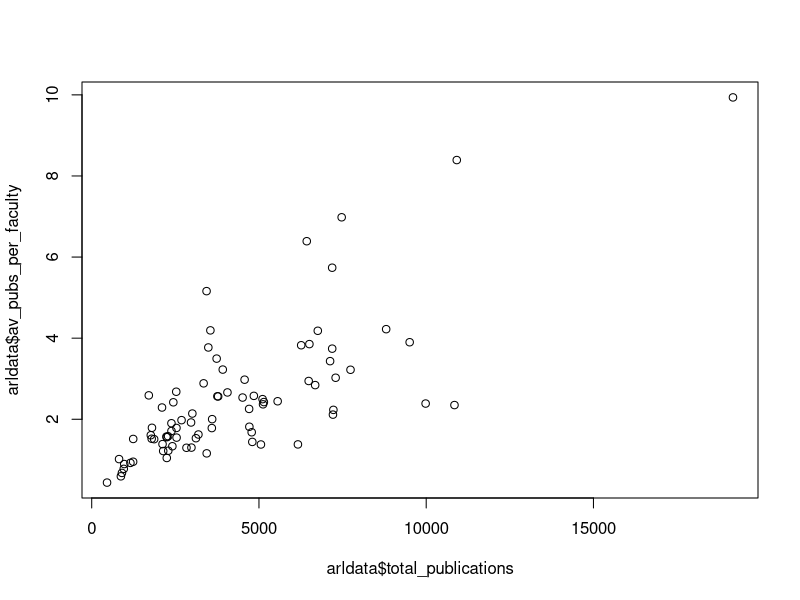
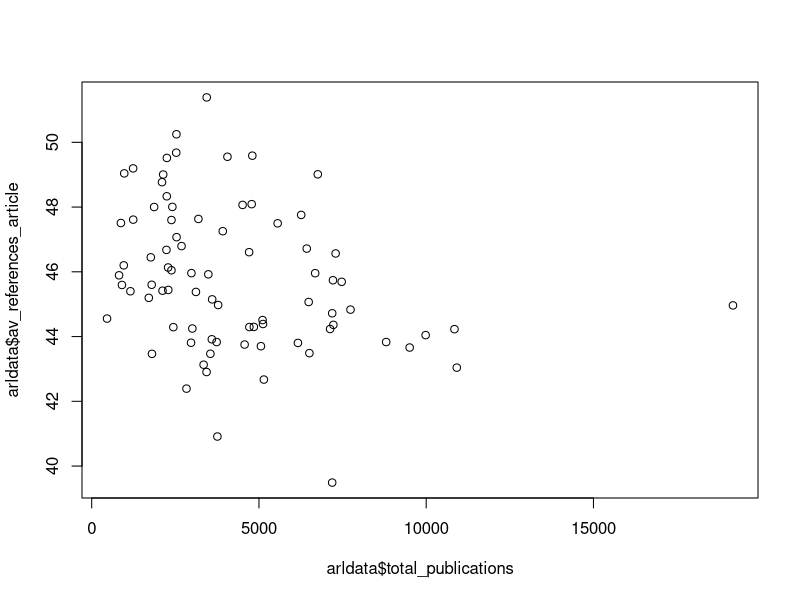

The R script that drew these images, in order:
## ---- chunk 1
knitr::opts_chunk$set(echo = TRUE)
## ---- chunk 2
arldata <- read.csv("arlscopusherddata.csv", skip=1)
class(arldata)
head(arldata)
## ---- chunk 3
 mean_reference <- mean(arldata$total_publications)
mean_reference
## ---- chunk 4
plot(arldata$total_publications,arldata$av_pubs_per_faculty)
## ---- chunk 5
plot(arldata$total_publications,arldata$av_references_article)
